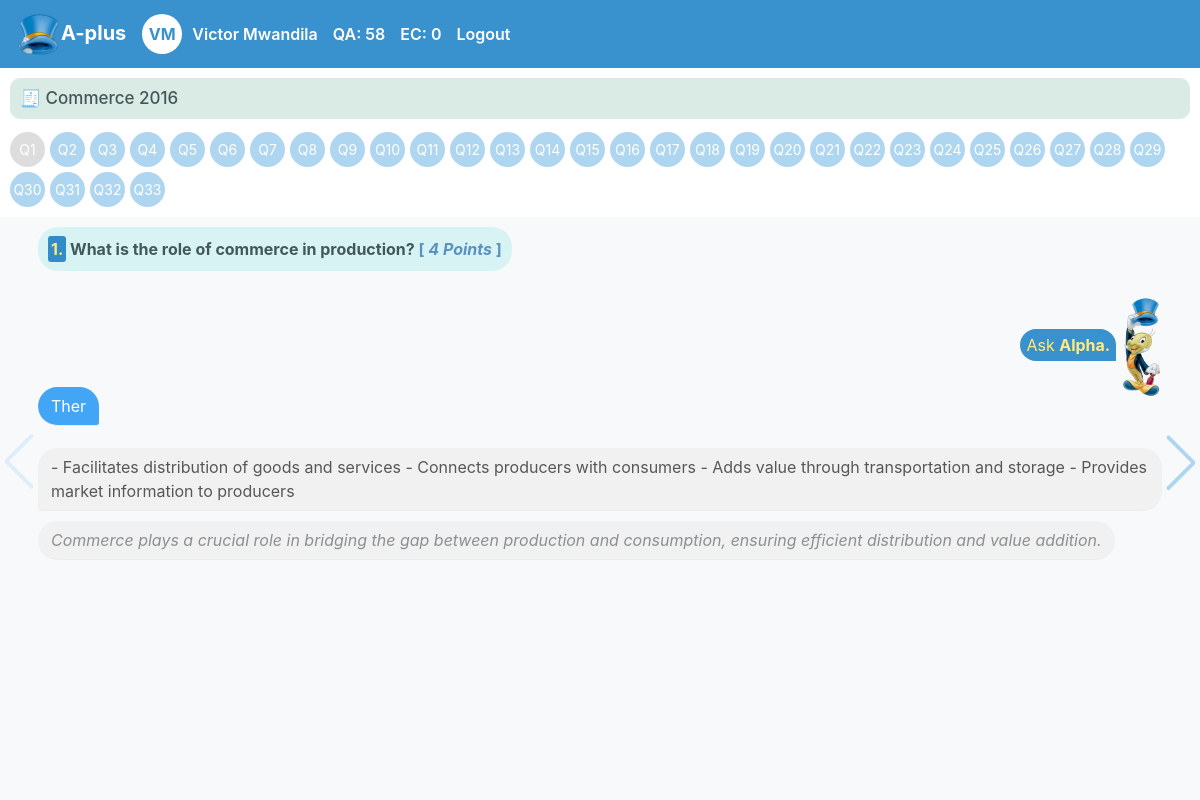
The page /aplus/user_exam.php?exam_id=5 (signed in) on the database its author committed.
### tables this page shows
CREATE TABLE `users` (
  `user_id` int(11) NOT NULL,
  `first_name` varchar(100) NOT NULL,
  `last_name` varchar(100) NOT NULL,
  `email` varchar(255) NOT NULL,
  `password` varchar(255) NOT NULL,
  `created_at` timestamp NOT NULL DEFAULT current_timestamp(),
  `verified` tinyint(1) DEFAULT 0,
  `paid` tinyint(1) DEFAULT 0
);

CREATE TABLE `exams` (
  `exam_id` int(11) NOT NULL,
  `exam_name` varchar(255) DEFAULT NULL,
  `paper_code` varchar(50) NOT NULL,
  `date` year(4) NOT NULL,
  `duration` varchar(50) NOT NULL,
  `total_questions` int(11) NOT NULL,
  `total_points` int(11) NOT NULL,
  `instructions` text DEFAULT NULL,
  `additional_information` text DEFAULT NULL,
  `emoji` text DEFAULT NULL
);

CREATE TABLE `questions` (
  `question_id` int(11) NOT NULL,
  `exam_id` int(11) NOT NULL,
  `question_type` enum('multiple_choice','essay') NOT NULL,
  `question_text` text NOT NULL,
  `points` int(11) NOT NULL,
  `correct_answer` text DEFAULT NULL,
  `explanation_text` text DEFAULT NULL,
  `question_order` int(11) DEFAULT NULL,
  `topic` varchar(255) DEFAULT NULL,
  `grade` int(11) DEFAULT NULL
);

CREATE TABLE `user_responses` (
  `response_id` int(11) NOT NULL,
  `user_id` int(11) NOT NULL,
  `question_id` int(11) NOT NULL,
  `response_text` text NOT NULL,
  `is_submitted` tinyint(1) NOT NULL DEFAULT 0,
  `score` int(11) DEFAULT 0,
  `created_at` timestamp NOT NULL DEFAULT current_timestamp(),
  `exam_id` int(11) NOT NULL
);

### aplus/user_exam.php (the view, shortened to what this page needs)
<?php
require_once 'header.php';
$exam_id = intval($_GET['exam_id']);
$user_id = intval($_SESSION['user_id']);
$emoji ="";
$query = "SELECT * FROM exams WHERE exam_id = ?";
$stmt = $mysqli->prepare($query);
$stmt->bind_param('i', $exam_id);
$stmt->execute();
$exam_results = $stmt->get_result();
while ($row = $exam_results->fetch_assoc()) {
    $exam_name = htmlspecialchars($row['exam_name']);
    $date = htmlspecialchars($row['date']);
    $emoji = htmlspecialchars($row['emoji']);
}
$query = "SELECT * FROM questions WHERE exam_id = ?";
$stmt = $mysqli->prepare($query);
$stmt->bind_param('i', $exam_id);
$stmt->execute();
$result = $stmt->get_result();
$questions = $result->fetch_all(MYSQLI_ASSOC);
$response_query = "SELECT question_id, is_submitted FROM user_responses WHERE exam_id = ? AND user_id = ?";
$response_stmt = $mysqli->prepare($response_query);
$response_stmt->bind_param('ii', $exam_id, $user_id);
$response_stmt->execute();
$response_result = $response_stmt->get_result();
$user_responses = [];
while ($row = $response_result->fetch_assoc()) {
    $user_responses[$row['question_id']] = $row['is_submitted'];
}
?>
<!DOCTYPE html>
<html lang="en">
<head>
    <link href="https://stackpath.bootstrapcdn.com/bootstrap/4.5.2/css/bootstrap.min.css" rel="stylesheet">
    <link rel="stylesheet" href="https://unpkg.com/swiper/swiper-bundle.min.css" />
</head>
<body>
    <div class="question-indicator"  >
        <h3><? echo $emoji.' '. $exam_name.' '.$date;?></h3>
        <?php foreach ($questions as $index => $question):
            $question_id = $question['question_id'];
            $is_submitted = isset($user_responses[$question_id]) && $user_responses[$question_id] == 1;
            $status_class = $is_submitted ? 'submitted' : 'not-submitted';
        ?>
            <span class="<?php echo $status_class; ?>" data-slide-index="<?php echo $index; ?>">
                Q<?php echo $index + 1; ?>
            </span>
        <?php endforeach; ?>
    </div>
    <div class="swiper-container">
        <div class="swiper-wrapper">
            <?php foreach ($questions as $index => $question): ?>
                <div class="swiper-slide" data-question-id="<?php echo $question['question_id']; ?>">
                    <?php
                        $current_question_id = $question['question_id'];
                        $current_question_points = $question['points'];
                        $user_response_text = '';
                        $question_answer_text = htmlspecialchars($question['correct_answer']);
                        $question_explanation_text = htmlspecialchars($question['explanation_text']);
                        $response_query = "SELECT response_text, is_submitted FROM user_responses WHERE exam_id = ? AND question_id = ? AND user_id = ?";
                        $response_stmt = $mysqli->prepare($response_query);
                        $response_stmt->bind_param('iii', $exam_id, $current_question_id, $user_id);
                        $response_stmt->execute();
                        $response_result = $response_stmt->get_result();
                        $user_response = $response_result->fetch_assoc();
                        $is_submitted = $user_response['is_submitted'] ?? 0;
                        if ($user_response) {
                            $user_response_text = htmlspecialchars($user_response['response_text']);
                        }
                    ?>
                    <p><span class="numbering"><?php echo $index + 1; ?>.</span> <?php echo htmlspecialchars($question['question_text'], ENT_QUOTES, 'UTF-8'); echo ' <span class="points">[ <i>' . $current_question_points .' Points</i> ]</span>';?>
                    <div class="alpha"><span class="ask-alpha">Ask <b>Alpha.</b></span> <img height="100px" src="diagrams/alpha.png" alt="Ask Alpha!"></div>
                    <div class="message" data-question-id="<?php echo $current_question_id; ?>" data-exam-id="<?php echo $exam_id; ?>" data-user-id="<?php echo $user_id; ?>"
                         style="<?php echo $user_response ? 'display: block;' : 'display: none;'; ?>">
                        <div class="message-content"><?php echo $user_response_text; ?></div>
                    </div>
                    <div class="answer" style="<?php echo $is_submitted ? 'display: block;' : 'display: none;'; ?>"><?php echo $question_answer_text; ?></div>
                    <div class="explanation" style="<?php echo $is_submitted ? 'display: block;' : 'display: none;'; ?>"><?php echo $question_explanation_text; ?></div>
                </div>
            <?php endforeach; ?>
        </div>
       <div class="swiper-button-prev"></div>
       <div class="swiper-button-next"></div>
    </div>
</body>
</html>

### aplus/header.php (shortened to what this page needs)
<?php
require_once 'config.php';
$user_id = $_SESSION['user_id'];
$query = "SELECT first_name, last_name FROM users WHERE user_id = ?";
$stmt = $mysqli->prepare($query);
$stmt->bind_param('i', $user_id);
$stmt->execute();
$stmt->bind_result($first_name, $last_name);
$initials = strtoupper($first_name[0] . $last_name[0]);
$query = "SELECT COUNT(*) FROM user_responses WHERE user_id = ?";
$stmt = $mysqli->prepare($query);
$stmt->bind_param('i', $user_id);
$stmt->execute();
$stmt->bind_result($questions_answered);
$questions_answered = $questions_answered ?? 0;
$query = "SELECT COUNT(*) FROM user_exams WHERE user_id = ? AND status = 'completed'";
$stmt = $mysqli->prepare($query);
$stmt->bind_param('i', $user_id);
$stmt->execute();
$stmt->bind_result($completed_exams);
$completed_exams = $completed_exams ?? 0;
?>
<!DOCTYPE html>
<html lang="en">
<head>
    <link href="https://stackpath.bootstrapcdn.com/bootstrap/4.5.2/css/bootstrap.min.css" rel="stylesheet">
</head>
<body>
    <div id="header-area">
       <nav class="navbar navbar-expand-lg navbar-dark">
        <a class="navbar-brand" href="index.php"><img src="diagrams/alpha_logo.png" width="45px" height="auto">A-plus</a>
        <div class="header-info">
            <div class="initials"><?php echo htmlspecialchars($initials); ?></div>
            <span class="user-name"><?php echo htmlspecialchars($first_name . ' ' . $last_name); ?></span>
            <span class="qa" data-title="Questions Answered">QA: <?php echo $questions_answered; ?></span>
            <span class="ec" data-title="Exams Completed">EC: <?php echo $completed_exams; ?></span>
        </div>
           <a class="header-logout" href="logout.php">Logout</a>
    </nav>
</div>
</body>
</html>

### aplus/header.php (style rules this page uses)
#header-area { flex-shrink: 0; background-color: #3991cd; color: white; text-align: center; top: 0; left: 0; right: 0; z-index: 1000; }
.navbar { background-color: #3991cd; color: white; display: flex; justify-content: space-between; align-items: center; padding: 10px 20px; position:sticky; top: 0; left: 0; right: 0; z-index: 1030; }
.navbar a { color: white; }
.navbar-brand { text-decoration-color: gold; color: white; font-weight: 700; }
.header-info { color: white; display: flex; align-items:center; }
.header-info .user-name { margin-right: 15px; font-weight: 600; display: none; }
.header-info span { margin-right: 15px; font-weight: 600; }
.initials { background-color: white; color: #3991cd; border-radius: 50%; width: 40px; height: 40px; display: flex; justify-content: center; align-items: center; font-weight: 700; margin-right: 10px; }
@media (min-width: 768px) { .header-info .user-name { display: inline; } }
@media (min-width: 768px) { .header-info span.qa, .header-info span.ec { position: relative; } }
@media (min-width: 768px) { .header-logout { margin-right: 15px; font-weight: 600; align-self: right; color: #fff; } }

### aplus/user_exam.php (style rules this page uses)
body, html { margin: 0; padding: 0; height: 100%; display: flex; flex-direction: column; overflow: hidden; }
p { margin-top: 0; margin-bottom: 1rem; background-color: #d8f3f3; padding: 10px; color: #425858; border-radius: 20px; font-weight: bold; }
.h3, h3 { font-size: 17px; background: #daeae5; width: 100%; padding: 10px; border-radius: 10px; color: #425858; }
.swiper-container { width: 100%; flex: 1; overflow: hidden; }
.swiper-slide { display: flex; flex-direction: column; justify-content: flex-start; align-items: start; padding-top: 10px; padding-left: 38px; padding-bottom: 38px; padding-right: 38px; box-sizing: border-box; background-color: #f8f9fa; overflow-y: auto; }
.answer { background: #f1f1f1; color: #555857 !important; border-radius: 20px 20px 20px 3px; display: flex; justify-content: space-between; align-items: center; padding: 5px; margin-top: 10px; margin-bottom: 10px; padding: 7px 13px 7px 13px; border-bottom: 1px solid #e9ecef; display: none; }
.explanation { font-style: italic; background: #f1f1f1; color: #8b9091 !important; border-radius: 20px 20px 20px 20px; display: flex; justify-content: space-between; align-items: center; padding: 5px; margin-bottom: 10px; padding: 7px 13px 7px 13px; border-bottom: 1px solid #e9ecef; display: none; }
.points { color:#5991c1; }
.message { display: none; margin-bottom: 10px; }
.message-content { background: #42a5f5; color: #fff !important; border-radius: 20px 20px 3px 20px; padding: 7px 13px 7px 13px; margin-bottom: 2px; border-bottom: 1px solid #e9ecef; }
.question-indicator { display: flex; flex-wrap: wrap; padding: 10px; background-color: #fff; justify-content: start; gap: 5px; }
.question-indicator span { width: 35px; height: 35px; display: flex; align-items: center; justify-content: center; border-radius: 50%; font-size: 14px; color: #fff; cursor: pointer; }
.question-indicator .submitted { background-color: #ddd; }
.question-indicator .not-submitted { background-color: #aed6f1; }
.alpha { margin-top: 10px; align-self: end; margin-bottom: -10px; }
.ask-alpha { margin-bottom: 110px; background-color: #3991cd; padding: 6px; color: #ffeb7b; border-radius: 20px 20px 0px 20px; white-space: nowrap; border-right: 2px 2px 2px 2px solid; }
.numbering { border-radius: 3px 3px 3px 3px; color: #ffeb7b; background-color:#328cca; border-style: 20px solid; padding: 3px; }
.swiper-button-next, .swiper-button-prev { width: 30px; height: 21%; color: #aed6f1; }

### rows shown on the page
users: initials "VM", first_name+last_name "Victor Mwandila"
exams: emoji "🧾", exam_name "Commerce", date "2016"
questions: question_text "What is the role of commerce in production?", points "4", user_responses.response_text "Ther", correct_answer "- Facilitates distribution of goods and services - Connects producers with consumers - Adds value through transportation and storage - Provides market information to producers", explanation_text "Commerce plays a crucial role in bridging the gap between production and consumption, ensuring efficient distribution and value addition."

### other values the page prints
$questions_answered "58"
$completed_exams "0"
